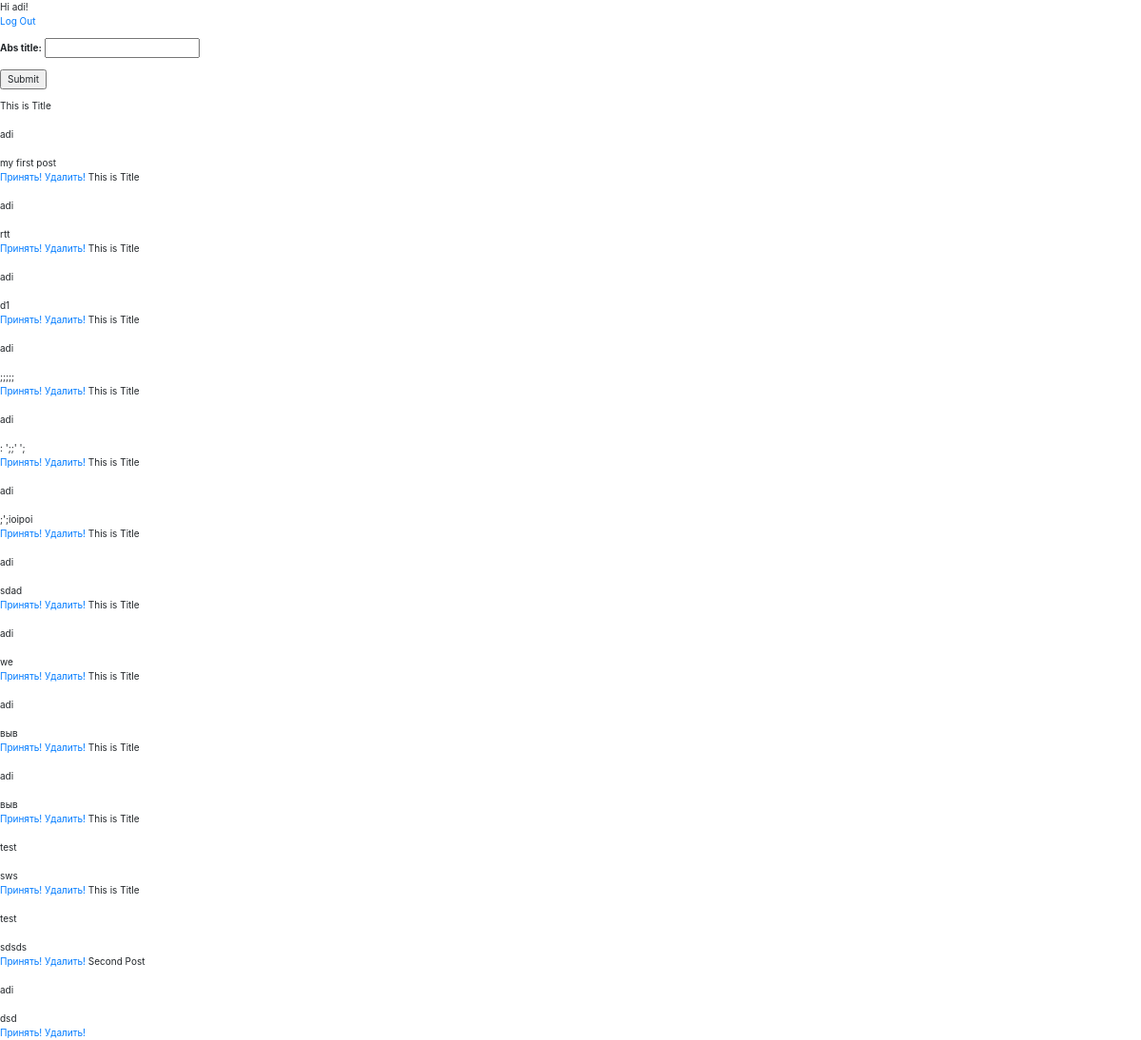
Screenshot of /profile/ (signed in) with the database file from the repository.
### authUser/models.py (models this page shows)
class User(AbstractUser):
    categoriUser = models.ForeignKey(CategoriUser, null= True,  on_delete=models.CASCADE)
    code = models.PositiveIntegerField()
    def __str__(self) -> str:
        return self.username

### declaration/models.py (models this page shows, shortened)
class Comment(models.Model):
    user = models.ForeignKey(user_model, on_delete=models.CASCADE)
    text = models.TextField()
    abs  = models.ForeignKey(Abs, on_delete=models.CASCADE)

class Abs(models.Model):
    user = models.ForeignKey(user_model, on_delete=models.CASCADE)
    text = models.TextField()
    title = models.CharField(max_length=30)
    file = models.FileField()

### declaration/views.py (the view)
# urls.py: path('profile/', profil_list,  name = 'profile'),
def profil_list(request):
    f = CommentAbsFilter(request.GET, queryset=Comment.objects.filter(abs__user = request.user))
    return render(request, 'profile.html', {'filter': f})

### template/profile.html
{% extends 'base/defualt.html'%}
{% block content %}
    <form method="get">
        {{ filter.form.as_p }}
        <input type="submit" />
    </form>
     {% for obj in filter.qs %}
         {{ obj.abs.title }} <br />  <br/>
         {{ obj.user }}  <br /> <br />
         {{ obj.text }} <br />
         <a   type="button"  href = {% url 'success_button' obj.pk %}> Принять!</a>
         <a   type="delete"  href = {% url 'success_button' obj.pk %}> Удалить!</a>
     {% endfor %}
{% endblock %}

### template/base/defualt.html (shortened to what this page needs)
{% load static %}
<html>
<head>
<link href="//netdna.bootstrapcdn.com/bootstrap/3.2.0/css/bootstrap.min.css" rel="stylesheet" id="bootstrap-css">
<link rel="stylesheet" href="https://cdn.jsdelivr.net/npm/bootstrap@4.0.0/dist/css/bootstrap.min.css" >
</head>
<body>
  <main>
    {% if user.is_authenticated %}
      Hi {{ user.username }}!
      <p><a href="{% url 'logout' %}">Log Out</a></p>
    {% else %}
      <p>You are not logged in</p>
      <a href="{% url 'login' %}">Log In</a> |
      <a href="{% url 'signup' %}">Sign Up</a>
    {% endif %}
    {% block content %}
    {% endblock %}
  </main>
</body>
</html>

### rows the page displays
User: username "adi"
Comment: abs "This is Title", user "adi", text "my first post"
Comment: abs "This is Title", user "adi", text "rtt"
Comment: abs "This is Title", user "adi", text "d1"
Comment: abs "This is Title", user "adi", text ";;;;;"
Comment: abs "This is Title", user "adi", text ": ';;' ';"
Comment: abs "This is Title", user "adi", text ";';ioipoi"
Comment: abs "This is Title", user "adi", text "sdad"
Comment: abs "This is Title", user "adi", text "we"
Comment: abs "This is Title", user "adi", text "выв"
Comment: abs "This is Title", user "adi", text "выв"
Comment: abs "This is Title", user "test", text "sws"
Comment: abs "This is Title", user "test", text "sdsds"
Comment: abs "Second Post", user "adi", text "dsd"
